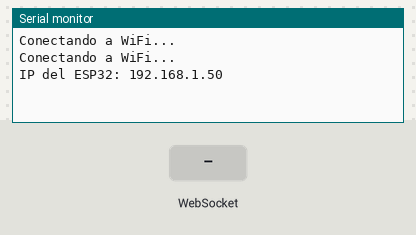
Bench run of a sketch on a simulated ESP32. Shown: the last lines printed to the serial monitor. The inputs (shaded band) are chosen by the test bench. WiFi joins after 1.5 s; servers stay silent unless stated.

Above: at 3.2 s.
3.3 s: WebSocket text "1" received
At 4.4 s:
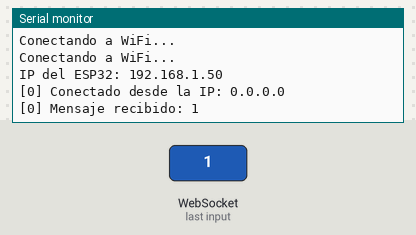
4.8 s: WebSocket text "0" received
At 5.5 s:
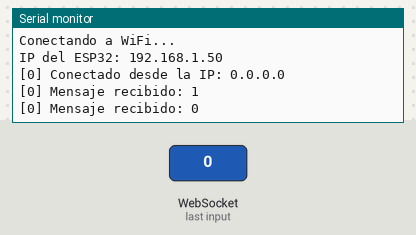
6.3 s: WebSocket text "2" received
At 6.7 s:
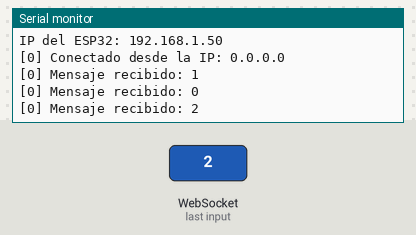

The sketch:

websocket.ino
```cpp
#include <WiFi.h>
#include <WebSocketsServer.h>

// Credenciales de red: se definen en secrets.h, fuera del repositorio.
// Copiar secrets.example.h como secrets.h y completar los valores.
#include "secrets.h"

// Puerto WebSocket (ej. 81)
WebSocketsServer webSocket = WebSocketsServer(81);

void setup() {
  Serial.begin(115200);

  // Conectar a WiFi
  WiFi.begin(WIFI_SSID, WIFI_PASSWORD);
  while (WiFi.status() != WL_CONNECTED) {
    delay(1000);
    Serial.println("Conectando a WiFi...");
  }

  Serial.print("IP del ESP32: ");
  Serial.println(WiFi.localIP());

  // Iniciar servidor WebSocket
  webSocket.begin();
  webSocket.onEvent(webSocketEvent);
}

void loop() {
  webSocket.loop();
}

// Función para manejar eventos del WebSocket
void webSocketEvent(uint8_t num, WStype_t type, uint8_t* payload, size_t length) {
  switch (type) {
    case WStype_DISCONNECTED:
      Serial.printf("[%u] Desconectado!\n", num);
      break;
    case WStype_CONNECTED:
      Serial.printf("[%u] Conectado desde la IP: %s\n", num, webSocket.remoteIP(num).toString().c_str());
      break;
    case WStype_TEXT:
      // Recibir mensaje desde el cliente
      Serial.printf("[%u] Mensaje recibido: %s\n", num, payload);

      // Ejemplo: Enviar confirmación al cliente
      String respuesta = "ESP32 recibió: " + String((char*)payload);
      webSocket.sendTXT(num, respuesta);
      break;
  }
}
```

secrets.example.h
```cpp
#pragma once

// Copiar este archivo como secrets.h y completar con los datos de la red local.
// secrets.h esta excluido del repositorio y no debe versionarse.
#define WIFI_SSID "nombre-de-la-red"
#define WIFI_PASSWORD "contrasena-de-la-red"
```

Measured:
- after the input at 3.3 s, the serial monitor: prints a new line at once (image 1)
- after the input at 4.8 s, the serial monitor: prints a new line at once (image 2)
- after the input at 6.3 s, the serial monitor: prints a new line at once (image 3)
